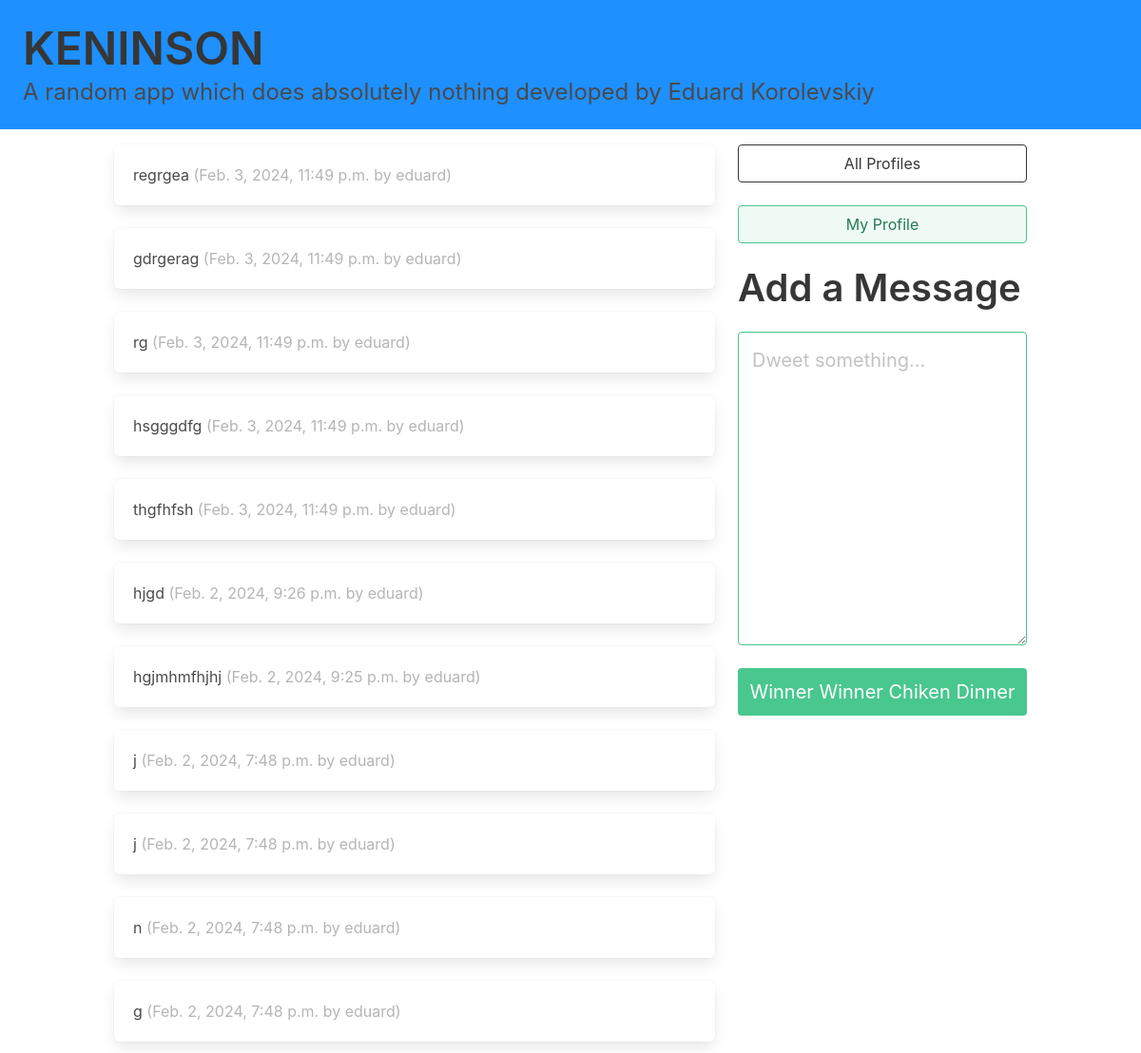
The app's page / (signed in) with its own data.
### dwitter/models.py (models this page shows, shortened)
class Dweet(models.Model):
    user = models.ForeignKey(
        User, related_name="dweets", on_delete=models.DO_NOTHING
    )
    body = models.CharField(max_length=140)
    created_at = models.DateTimeField(auto_now_add=True)

### dwitter/views.py (the view)
# urls.py: path("", dashboard, name="dashboard"),
def dashboard(request):
    form = DweetForm(request.POST or None)
    if request.method == "POST":
        if form.is_valid():
            dweet = form.save(commit=False)
            dweet.user = request.user
            dweet.save()
            return redirect("dwitter:dashboard")
    followed_dweets = Dweet.objects.filter(
        user__profile__in=request.user.profile.follows.all()
    ).order_by("-created_at")
    return render(
        request,
        "dwitter/dashboard.html",
        {"form": form, "dweets": followed_dweets},
    )

### dwitter/forms.py
class DweetForm(forms.ModelForm):
    body = forms.CharField(
        required=True,
        widget=forms.widgets.Textarea(
            attrs={
                "placeholder": "Dweet something...",
                "class": "textarea is-success is-medium",
            }
        ),
        label="",
    )
    class Meta:
        model = Dweet
        exclude = ("user",)

### dwitter/templates/dwitter/dashboard.html (shortened to what this page needs)
{% extends 'base.html' %}
{% block content %}
<div class="column">
    {% for dweet in dweets %}
        <div class="box">
            {{dweet.body}}
            <span class="is-small has-text-grey-light">
                ({{ dweet.created_at }} by {{ dweet.user.username }})
            </span>
        </div>
    {% endfor %}
</div>
<div class="column is-one-third">
    <div class="block">
        <a href="{% url 'dwitter:profile_list' %} ">
            <button class="button is-dark is-outlined is-fullwidth">
                All Profiles
            </button>
        </a>
    </div>
    <div class="block">
        <a href="{% url 'dwitter:profile' request.user.profile.id %} ">
            <button class="button is-success is-light is-outlined is-fullwidth">
                My Profile
            </button>
        </a>
    </div>
    <div class="block">
        <div class="block">
            <h2 class="title is-2">Add a Message</p>
        </div>
        <div class="block">
            <form method="post">
                {{ form.as_p }}
                <button class="button is-success is-fullwidth is-medium mt-5"
                        type="submit">Winner Winner Chiken Dinner
                </button>
            </form>
        </div>
    </div>
</div>
{% endblock content %}

### dwitter/templates/base.html (shortened to what this page needs)
<!DOCTYPE html>
<html lang="en">
<head>
    <link rel="stylesheet"
          href="https://cdn.jsdelivr.net/npm/bulma@0.9.3/css/bulma.min.css">
</head>
<body>
    <a href="{% url 'dwitter:dashboard' %} ">
    <section style="background-color:DodgerBlue" class="hero is-small mb-4">
        <div class="hero-body">
            <h1 class="title is-1">KENINSON</h1>
            <p class="subtitle is-4">
                A random app which does absolutely nothing developed by Eduard Korolevskiy
            </p>
        </div>
    </section>
    </a>
    <div class="container">
    <div class="columns">
        {% block content %}
        {% endblock content %}
    </div>
    </div>
</body>
</html>

### records on screen
Dweet: body "regrgea", created_at "Feb. 3, 2024, 11:49 p.m.", user.username "eduard"
Dweet: body "gdrgerag", created_at "Feb. 3, 2024, 11:49 p.m.", user.username "eduard"
Dweet: body "rg", created_at "Feb. 3, 2024, 11:49 p.m.", user.username "eduard"
Dweet: body "hsgggdfg", created_at "Feb. 3, 2024, 11:49 p.m.", user.username "eduard"
Dweet: body "thgfhfsh", created_at "Feb. 3, 2024, 11:49 p.m.", user.username "eduard"
Dweet: body "hjgd", created_at "Feb. 2, 2024, 9:26 p.m.", user.username "eduard"
Dweet: body "hgjmhmfhjhj", created_at "Feb. 2, 2024, 9:25 p.m.", user.username "eduard"
Dweet: body "j", created_at "Feb. 2, 2024, 7:48 p.m.", user.username "eduard"
Dweet: body "j", created_at "Feb. 2, 2024, 7:48 p.m.", user.username "eduard"
Dweet: body "n", created_at "Feb. 2, 2024, 7:48 p.m.", user.username "eduard"
Dweet: body "g", created_at "Feb. 2, 2024, 7:48 p.m.", user.username "eduard"
